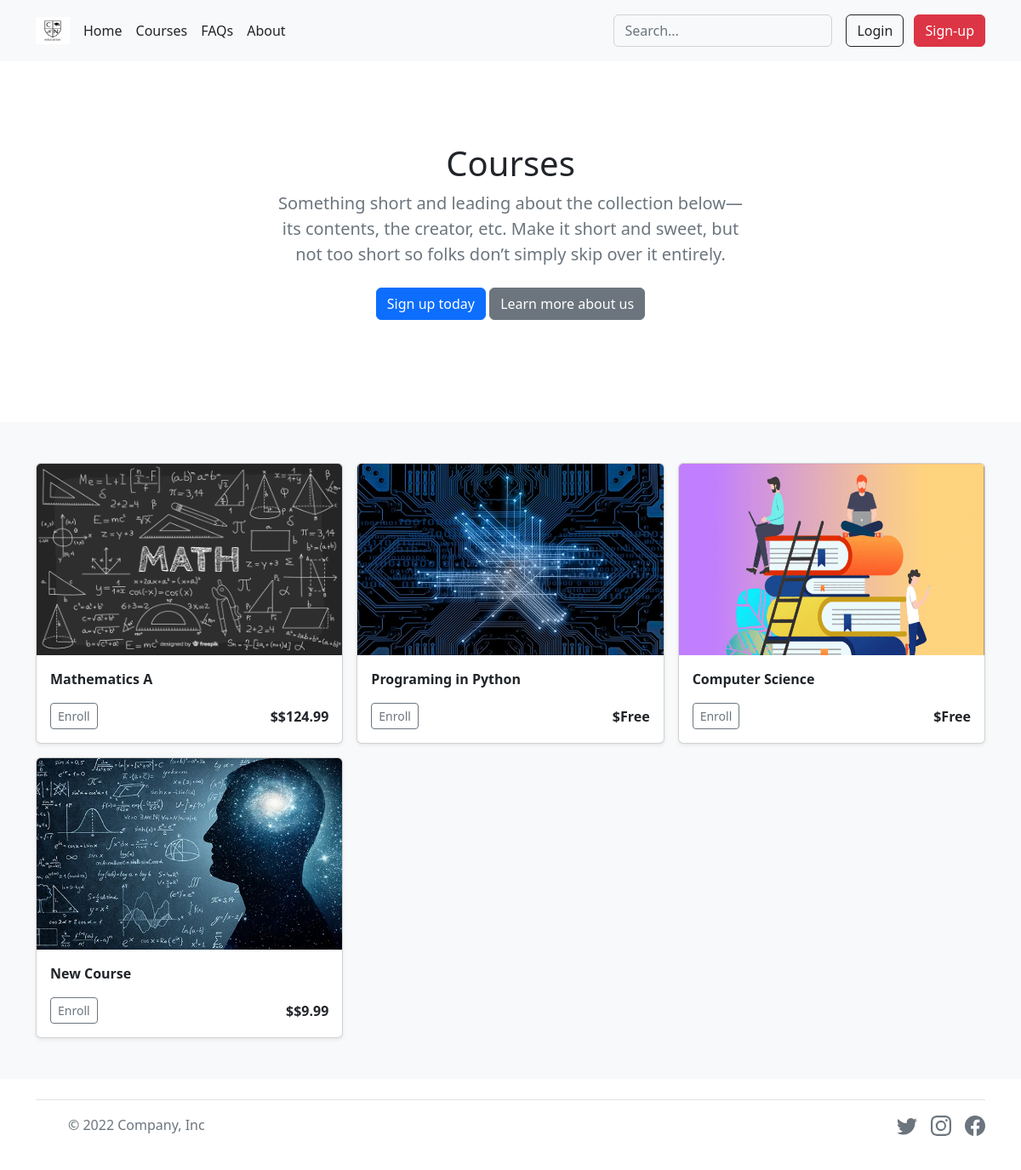
/courses, run on an earlier commit of the app's database.
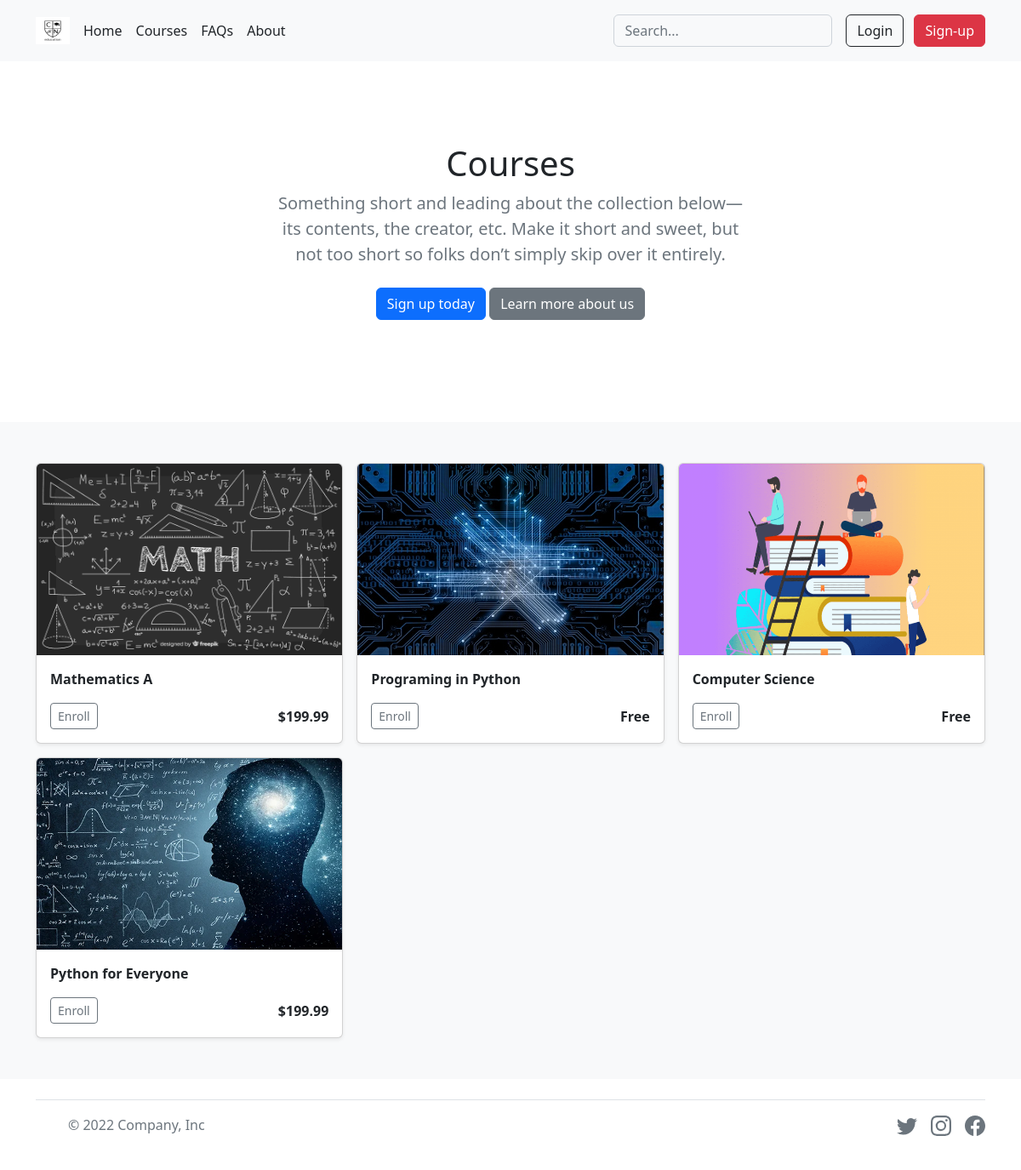
And on a later commit of the database.
### tables this page shows
CREATE TABLE 'courses' (id INTEGER PRIMARY KEY AUTOINCREMENT NOT NULL,'price' NUMERIC NOT NULL, name TEXT NOT NULL);

### app.py (the view)
@app.route("/courses")
def courses():
    session["cart"] = []
    courses = db.execute("SELECT * FROM courses")
    return render_template("courses.html", ids = courses)

### app.py (called while the page is built)
@app.after_request
def after_request(response):
    response.headers["Cache-Control"] = "no-cache, no-store, must-revalidate"
    response.headers["Expires"] = 0
    response.headers["Pragma"] = "no-cache"
    return response

### templates/courses.html (shortened to what this page needs)
{% extends "layout.html" %}
{% block main %}
{% if not session["user_id"] %}
<section class="py-5 text-center container">
    <div class="row py-lg-5">
      <div class="col-lg-6 col-md-8 mx-auto">
        <h1 class="fw-light">Courses</h1>
        <p class="lead text-muted">Something short and leading about the collection below—its contents, the creator, etc. Make it short and sweet, but not too short so folks don’t simply skip over it entirely.</p>
        <p>
          <a href="/signup" class="btn btn-primary my-2">Sign up today</a>
          <a href="/about" class="btn btn-secondary my-2">Learn more about us</a>
        </p>
      </div>
    </div>
  </section>
{% endif %}
  <div class="album py-5 bg-light">
    <div class="container">
      <div class="row row-cols-1 row-cols-sm-2 row-cols-md-3 g-3">
        {% for id in ids %}
        <form action="/info" method="get">
        <div class="col">
          <div class="card shadow-sm">
            <img src="../static/images/courses/{{ id.id }}.png" class="bd-placeholder-img card-img-top" width="100%" height="225" alt="...">
            <div class="card-body">
              <p class="card-text fw-bold">{{ id.name }}</p>
              <div class="d-flex justify-content-between align-items-center">
                <div class="btn-group">
                  <button class="btn btn-sm btn-outline-secondary" id="id" name="id" value="{{ id.id }}">Enroll</a>
                </div>
                <small class="fs-6 fw-semibold">{% if id.price == 0 %}Free{% else %}${{ id.price }}{% endif %}</small>
              </div>
            </div>
          </div>
        </div>
      </form>
        {% endfor %}
      </div>
    </div>
  </div>
{% endblock %}

What changed in the data, as far as the page shows it:
changed courses "Mathematics A": price "$124.99" → "199.99"
changed courses "Programing in Python": price "Free" → (not shown); price "$" → "Free"
changed courses "Computer Science": price "Free" → (not shown); price "$" → "Free"
changed courses: name "New Course" → "Python for Everyone"; price "$9.99" → "199.99"
